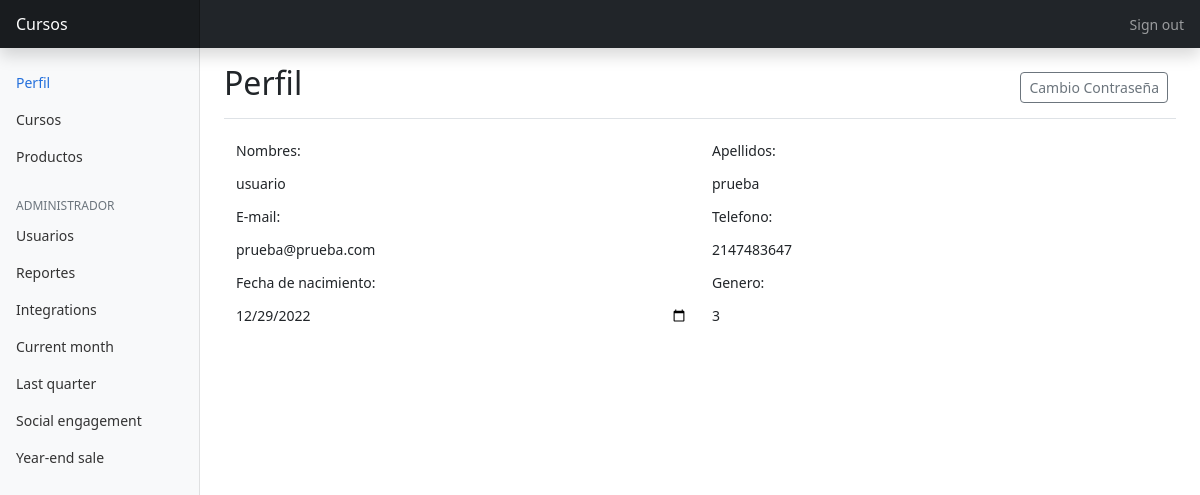
Screenshot of /vista/usuSesion.php (signed in) with the database file from the repository.
### tables this page shows
CREATE TABLE `usuario` (
  `id` int(10) NOT NULL,
  `nombres` varchar(45) NOT NULL,
  `apellidos` varchar(45) NOT NULL,
  `correo` varchar(45) NOT NULL,
  `telefono` bigint(11) NOT NULL,
  `fechaDeNacimiento` date NOT NULL,
  `pass` varchar(255) NOT NULL,
  `generoid` int(10) NOT NULL,
  `rol_id` int(10) NOT NULL
);

### modelo/usuario.php (called while the page is built, shortened)
<?php
class ingreso {
    public function datosUsuario($x)
    {
        $c = new conectar();
        $con = $c->conexion();
        $sql1 = "SELECT * FROM usuario WHERE usuario.id ='".$x."'";
        $result = mysqli_query($con,$sql1);
    return mysqli_fetch_all($result,MYSQLI_ASSOC);
    }
}
?>

### vista/usuSesion.php (the view, shortened to what this page needs)
<!doctype html>
<html lang="en">
  <head>
    <link href="https://cdn.jsdelivr.net/npm/bootstrap@5.2.3/dist/css/bootstrap.min.css" rel="stylesheet">
    <link href="../css/dashboard.css" rel="stylesheet">
  </head>
  <body>
<header class="navbar navbar-dark sticky-top bg-dark flex-md-nowrap p-0 shadow">
  <a class="navbar-brand col-md-3 col-lg-2 me-0 px-3" href="usuSesion.php">Cursos</a>
  <div class="navbar-nav">
    <div class="nav-item text-nowrap">
      <a class="nav-link px-3" href="../controlador/signout.php">Sign out</a>
    </div>
  </div>
</header>
<div class="container-fluid">
  <div class="row">
    <nav id="sidebarMenu" class="col-md-3 col-lg-2 d-md-block bg-light sidebar collapse">
      <div class="position-sticky pt-3">
        <ul class="nav flex-column">
          <li class="nav-item">
            <a class="nav-link active" aria-current="page" href="../controlador/menu.php?opcion=perfil">
              Perfil
            </a>
          </li>
          <li class="nav-item">
            <a class="nav-link" href="../controlador/menu.php?opcion=cursos">
              Cursos
            </a>
          </li>
          <li class="nav-item">
            <a class="nav-link" href="../controlador/menu.php?opcion=productos">
              Productos
            </a>
          </li>
        </ul>
        <div id="funcionesAdmin">
        <h6 class="sidebar-heading d-flex justify-content-between align-items-center px-3 mt-4 mb-1 text-muted">
          <span>Administrador</span>
        </h6>
        <ul class="nav flex-column mb-2">
          <li class="nav-item">
            <a class="nav-link" href="../controlador/menu.php?opcion=usuarios">
              Usuarios
            </a>
          </li>
          <li class="nav-item">
            <a class="nav-link" href="../controlador/menu.php?opcion=reportes">
              Reportes
            </a>
          </li>
          <li class="nav-item">
            <a class="nav-link" href="../controlador/menu.php?opcion=perfil">
              Integrations
            </a>
          </li>
          <li class="nav-item">
            <a class="nav-link" href="../controlador/menu.php?opcion=perfil">
              Current month
            </a>
          </li>
          <li class="nav-item">
            <a class="nav-link" href="../controlador/menu.php?opcion=perfil">
              Last quarter
            </a>
          </li>
          <li class="nav-item">
            <a class="nav-link" href="../controlador/menu.php?opcion=perfil">
              Social engagement
            </a>
          </li>
          <li class="nav-item">
            <a class="nav-link" href="../controlador/menu.php?opcion=perfil">
              Year-end sale
            </a>
          </li>
        </ul>
        </div>
      </div>
    </nav>
    <main class="col-md-9 ms-sm-auto col-lg-10 px-md-4">
      <div class="d-flex justify-content-between flex-wrap flex-md-nowrap align-items-center pt-3 pb-2 mb-3 border-bottom">
        <h1 class="h2">Perfil</h1>
        <div class="btn-toolbar mb-2 mb-md-0">
          <div class="btn-group me-2">
            <button type="button" class="btn btn-sm btn-outline-secondary" data-bs-toggle="modal" data-bs-target="#formCambioPass" >Cambio Contraseña</button>
          </div>
        </div>
      </div>
      <div class="container-fluid mt-3">
        <?php
          require_once "../modelo/usuario.php";
          $objeto = new ingreso();
          $datos = $objeto->datosUsuario($_SESSION['user']);
          foreach($datos as $key)
          {
        ?>
      <form id="formPerfil" action="../controlador/actualizarPerfil.php" method="POST">
        <div class="row">
          <div class="col-sm-6">
            <label for="nombres" class="col-form-label-sm">Nombres:</label>
            <input type="text" id="nombres" name="nombres" class="form-control-plaintext col-sm-6" value=<?php echo $key['nombres'];?> >
          </div>
          <div class="col-sm-6">
            <label for="apellidos" class="col-form-label-sm">Apellidos:</label>
            <input type="text" id="apellidos" name="apellidos" class="form-control-plaintext col-sm-6" value=<?php echo $key['apellidos'];?> >
          </div>
          <div class="col-sm-6">
            <label for="correo" class="col-form-label-sm">E-mail:</label>
            <input type="email" id="correo" name="correo" class="form-control-plaintext col-sm-6" value=<?php echo $key['correo'];?> >
          </div>
          <div class="col-sm-6">
            <label for="telefono" class="col-form-label-sm">Telefono:</label>
            <input type="number" id="telefono" name="telefono" class="form-control-plaintext col-sm-6" value=<?php echo $key['telefono'];?> >
          </div>
          <div class="col-sm-6">
            <label for="fechaDeNacimiento" class="col-form-label-sm">Fecha de nacimiento:</label>
            <input type="date" id="fechaDeNacimiento" name="fechaDeNacimiento" class="form-control-plaintext col-sm-6" value=<?php echo $key['fechaDeNacimiento'];?> >
          </div>
          <div class="col-sm-6">
            <label for="generoid" class="col-form-label-sm">Genero:</label>
            <input type="number" id="generoid" name="generoid" class="form-control-plaintext col-sm-6" value=<?php echo $key['generoid'];?> >
          </div>
        </div>
      </form>
        <?php } ?>
      </div>
    </main>
  </div>
</div>
  </body>
</html>

### css/dashboard.css (style rules this page uses)
body { font-size: .875rem; }
.sidebar { position: fixed; top: 0; bottom: 0; left: 0; z-index: 100; padding: 48px 0 0; box-shadow: inset -1px 0 0 rgba(0, 0, 0, .1); }
.sidebar .nav-link { font-weight: 500; color: #333; }
.sidebar .nav-link.active { color: #2470dc; }
.sidebar-heading { font-size: .75rem; text-transform: uppercase; }
.navbar-brand { padding-top: .75rem; padding-bottom: .75rem; font-size: 1rem; background-color: rgba(0, 0, 0, .25); box-shadow: inset -1px 0 0 rgba(0, 0, 0, .25); }

### rows the page displays
usuario: nombres "usuario", apellidos "prueba", correo "prueba@prueba.com", telefono "2147483647", fechaDeNacimiento "12/29/2022", generoid "3"
